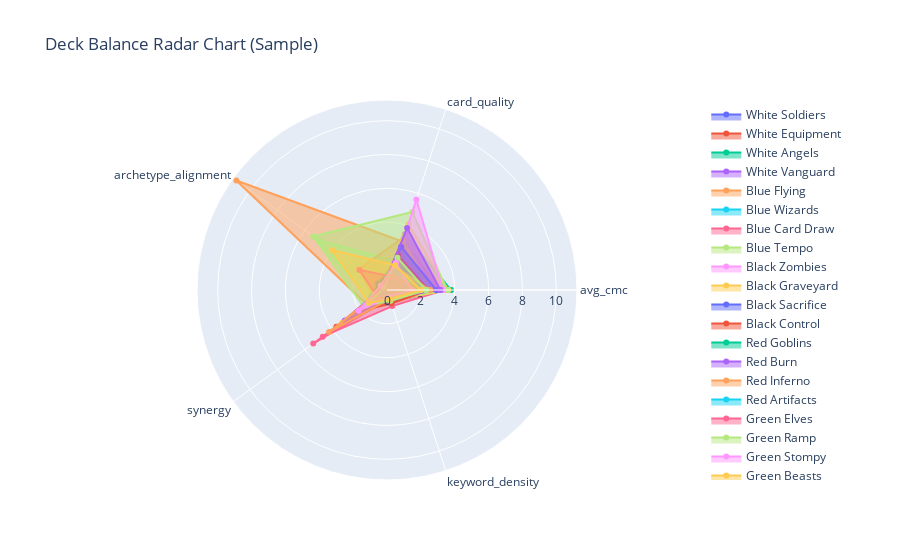

The code cell stored with this chart in its notebook:
### Code cell
# Import plotly for interactive visualizations
import plotly.graph_objects as go

sample_themes = metrics_df.index[:]  # Show first 5 decks as example
radar_metrics = ['avg_cmc', 'card_quality', 'archetype_alignment', 'synergy', 'keyword_density']
fig = go.Figure()
for theme in sample_themes:
    values = metrics_df.loc[theme, radar_metrics].values.tolist()
    fig.add_trace(go.Scatterpolar(
        r=values + [values[0]],
        theta=radar_metrics + [radar_metrics[0]],
        fill='toself',
        name=theme
    ))
fig.update_layout(
    polar=dict(radialaxis=dict(visible=True)),
    showlegend=True,
    title='Deck Balance Radar Chart (Sample)'
)
fig.show()

### Figure 1 — Plotly figure (JSON) as saved in the notebook; plotly's stock layout.template omitted (floating-point values rounded to 4 significant figures)
{"data": [{"fill": "toself", "name": "White Soldiers", "r": [1.154, 1.692, 0.6923, 0.4615, 0.4286, 1.154], "theta": ["avg_cmc", "card_quality", "archetype_alignment", "synergy", "keyword_density", "avg_cmc"], "type": "scatterpolar"}, {"fill": "toself", "name": "White Equipment", "r": [1.923, 2.077, 0.2692, 3.692, 0.6, 1.923], "theta": ["avg_cmc", "card_quality", "archetype_alignment", "synergy", "keyword_density", "avg_cmc"], "type": "scatterpolar"}, {"fill": "toself", "name": "White Angels", "r": [3.769, 3.462, 0.07692, 0.6923, 0.5, 3.769], "theta": ["avg_cmc", "card_quality", "archetype_alignment", "synergy", "keyword_density", "avg_cmc"], "type": "scatterpolar"}, {"fill": "toself", "name": "White Vanguard", "r": [1.385, 1.462, 0.6154, 1.846, 0.2, 1.385], "theta": ["avg_cmc", "card_quality", "archetype_alignment", "synergy", "keyword_density", "avg_cmc"], "type": "scatterpolar"}, {"fill": "toself", "name": "Blue Flying", "r": [3, 3, 11, 1.462, 0.5714, 3], "theta": ["avg_cmc", "card_quality", "archetype_alignment", "synergy", "keyword_density", "avg_cmc"], "type": "scatterpolar"}, {"fill": "toself", "name": "Blue Wizards", "r": [3.615, 2.538, 0.3077, 1.462, 0.7143, 3.615], "theta": ["avg_cmc", "card_quality", "archetype_alignment", "synergy", "keyword_density", "avg_cmc"], "type": "scatterpolar"}, {"fill": "toself", "name": "Blue Card Draw", "r": [3.385, 3.462, 0.1538, 4.692, 1, 3.385], "theta": ["avg_cmc", "card_quality", "archetype_alignment", "synergy", "keyword_density", "avg_cmc"], "type": "scatterpolar"}, {"fill": "toself", "name": "Blue Tempo", "r": [2.769, 1.769, 5, 1.154, 0.4444, 2.769], "theta": ["avg_cmc", "card_quality", "archetype_alignment", "synergy", "keyword_density", "avg_cmc"], "type": "scatterpolar"}, {"fill": "toself", "name": "Black Zombies", "r": [1.846, 1.846, 0.3077, 1.462, 0.6667, 1.846], "theta": ["avg_cmc", "card_quality", "archetype_alignment", "synergy", "keyword_density", "avg_cmc"], "type": "scatterpolar"}, {"fill": "toself", "name": "Black Graveyard", "r": [3.615, 4.077, 0.07692, 1.462, 0.6667, 3.615], "theta": ["avg_cmc", "card_quality", "archetype_alignment", "synergy", "keyword_density", "avg_cmc"], "type": "scatterpolar"}, {"fill": "toself", "name": "Black Sacrifice", "r": [1.692, 1.923, 0.3462, 1.308, 0.8333, 1.692], "theta": ["avg_cmc", "card_quality", "archetype_alignment", "synergy", "keyword_density", "avg_cmc"], "type": "scatterpolar"}, {"fill": "toself", "name": "Black Control", "r": [3.077, 3.154, 0.3846, 2, 0.5, 3.077], "theta": ["avg_cmc", "card_quality", "archetype_alignment", "synergy", "keyword_density", "avg_cmc"], "type": "scatterpolar"}, {"fill": "toself", "name": "Red Goblins", "r": [1.538, 1.769, 0.6923, 1.692, 0.6667, 1.538], "theta": ["avg_cmc", "card_quality", "archetype_alignment", "synergy", "keyword_density", "avg_cmc"], "type": "scatterpolar"}, {"fill": "toself", "name": "Red Burn", "r": [1.615, 1.308, 0.3846, 1.538, 0.5714, 1.615], "theta": ["avg_cmc", "card_quality", "archetype_alignment", "synergy", "keyword_density", "avg_cmc"], "type": "scatterpolar"}, {"fill": "toself", "name": "Red Inferno", "r": [2.615, 3.308, 2.077, 0.8462, 0.8333, 2.615], "theta": ["avg_cmc", "card_quality", "archetype_alignment", "synergy", "keyword_density", "avg_cmc"], "type": "scatterpolar"}, {"fill": "toself", "name": "Red Artifacts", "r": [2.692, 2, 0, 1.462, 0.6923, 2.692], "theta": ["avg_cmc", "card_quality", "archetype_alignment", "synergy", "keyword_density", "avg_cmc"], "type": "scatterpolar"}, {"fill": "toself", "name": "Green Elves", "r": [1.385, 1.769, 0, 5.385, 0.5, 1.385], "theta": ["avg_cmc", "card_quality", "archetype_alignment", "synergy", "keyword_density", "avg_cmc"], "type": "scatterpolar"}, {"fill": "toself", "name": "Green Ramp", "r": [3.538, 4.846, 5.385, 1.692, 0.5714, 3.538], "theta": ["avg_cmc", "card_quality", "archetype_alignment", "synergy", "keyword_density", "avg_cmc"], "type": "scatterpolar"}, {"fill": "toself", "name": "Green Stompy", "r": [3.308, 5.615, 0, 2.231, 0.1579, 3.308], "theta": ["avg_cmc", "card_quality", "archetype_alignment", "synergy", "keyword_density", "avg_cmc"], "type": "scatterpolar"}, {"fill": "toself", "name": "Green Beasts", "r": [2.538, 3.077, 0, 3.231, 0.3, 2.538], "theta": ["avg_cmc", "card_quality", "archetype_alignment", "synergy", "keyword_density", "avg_cmc"], "type": "scatterpolar"}, {"fill": "toself", "name": "Azorius Control", "r": [2.923, 2.692, 0.1538, 1.615, 0.3333, 2.923], "theta": ["avg_cmc", "card_quality", "archetype_alignment", "synergy", "keyword_density", "avg_cmc"], "type": "scatterpolar"}, {"fill": "toself", "name": "Dimir Mill", "r": [2.462, 2.154, 0.07692, 2.154, 0.8333, 2.462], "theta": ["avg_cmc", "card_quality", "archetype_alignment", "synergy", "keyword_density", "avg_cmc"], "type": "scatterpolar"}, {"fill": "toself", "name": "Rakdos Aggro", "r": [1.308, 1.538, 0.6154, 1.308, 0.5, 1.308], "theta": ["avg_cmc", "card_quality", "archetype_alignment", "synergy", "keyword_density", "avg_cmc"], "type": "scatterpolar"}, {"fill": "toself", "name": "Gruul Midrange", "r": [3.154, 3.846, 0.3077, 3.077, 0.4706, 3.154], "theta": ["avg_cmc", "card_quality", "archetype_alignment", "synergy", "keyword_density", "avg_cmc"], "type": "scatterpolar"}, {"fill": "toself", "name": "Selesnya Value", "r": [2.538, 1.462, 0.1923, 4.231, 0.5556, 2.538], "theta": ["avg_cmc", "card_quality", "archetype_alignment", "synergy", "keyword_density", "avg_cmc"], "type": "scatterpolar"}, {"fill": "toself", "name": "Orzhov Lifegain Value", "r": [2.154, 1.231, 0.1923, 0.3846, 0.3333, 2.154], "theta": ["avg_cmc", "card_quality", "archetype_alignment", "synergy", "keyword_density", "avg_cmc"], "type": "scatterpolar"}, {"fill": "toself", "name": "Izzet Spells Matter", "r": [2.231, 0.8462, 2, 0.6923, 0.6667, 2.231], "theta": ["avg_cmc", "card_quality", "archetype_alignment", "synergy", "keyword_density", "avg_cmc"], "type": "scatterpolar"}, {"fill": "toself", "name": "Golgari Graveyard Value", "r": [2.308, 2, 0.2308, 1.538, 0.6667, 2.308], "theta": ["avg_cmc", "card_quality", "archetype_alignment", "synergy", "keyword_density", "avg_cmc"], "type": "scatterpolar"}, {"fill": "toself", "name": "Boros Aggro", "r": [1.462, 1.692, 0.4615, 2.077, 0.4286, 1.462], "theta": ["avg_cmc", "card_quality", "archetype_alignment", "synergy", "keyword_density", "avg_cmc"], "type": "scatterpolar"}, {"fill": "toself", "name": "Simic Ramp Control", "r": [2, 1.538, 4, 1.308, 0.5714, 2], "theta": ["avg_cmc", "card_quality", "archetype_alignment", "synergy", "keyword_density", "avg_cmc"], "type": "scatterpolar"}], "layout": {"polar": {"radialaxis": {"visible": true}}, "showlegend": true, "title": {"text": "Deck Balance Radar Chart (Sample)"}}}
